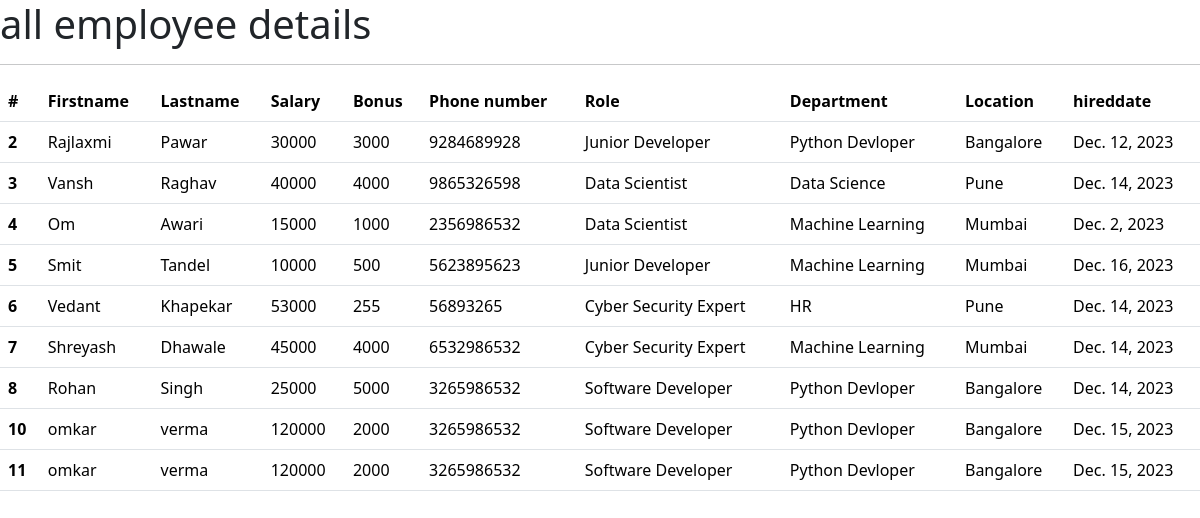
The app's page /all_emp with its own data.
### emp_app/models.py (models this page shows, shortened)
class Employee(models.Model):
  firstname=models.CharField(max_length=255)
  lastname=models.CharField(max_length=255)
  dept = models.ForeignKey(Departments,on_delete=models.CASCADE)
  salary=models.IntegerField(default=0)
  bonus=models.IntegerField(default=0)
  role=models.ForeignKey(Role,on_delete=models.CASCADE)
  phone = models.IntegerField(default=0)
  hire_date=models.DateField()
  def __str__(self):
    return "%s %s %s " %(self.firstname , self.lastname, self.phone)

class Role(models.Model):
  name=models.CharField(max_length=255,null=False)

class Departments(models.Model):
  name=models.CharField(max_length=255,null=False)
  location= models.CharField(max_length=100)

### emp_app/views.py (the view)
# urls.py: path('all_emp',views.all_emp,name='all_emp'),
def all_emp(request):
  emps= Employee.objects.all()
  context= {
    'emps': emps
  }
  print(context)
  return render(request,'view_all_emp.html',context)

### emp_app/templates/view_all_emp.html (shortened to what this page needs)
<!doctype html>
<html lang="en">
  <head>
    <link href="https://cdn.jsdelivr.net/npm/bootstrap@5.3.2/dist/css/bootstrap.min.css" rel="stylesheet">
  </head>
  <body>
    <div class="conatainer"><h1>all employee details</h1>
      <hr>
      <table class="table">
        <thead>
          <tr>
            <th scope="col">#</th>
            <th scope="col">Firstname</th>
            <th scope="col">Lastname</th>
            <th scope="col">Salary</th>
            <th scope="col">Bonus</th>
            <th scope="col">Phone number</th>
            <th scope="col">Role</th>
            <th scope="col">Department</th>
            <th scope="col">Location</th>
            <th scope="col">hireddate</th>
          </tr>
        </thead>
            {% for emp in emps %}
        <tbody>
          <tr>
            <th scope="row">{{emp.id}}</th>
            <td>{{emp.firstname}}</td>
            <td>{{emp.lastname}}</td>
            <td>{{emp.salary}}</td>
            <td>{{emp.bonus}}</td>
            <td>{{emp.phone}}</td>
            <td>{{emp.role.name}}</td>
            <td>{{emp.dept.name}}</td>
            <td>{{emp.dept.location}}</td>
            <td>{{emp.hire_date}}</td>
          </tr>
        </tbody>
            {% endfor %}
      </table>
    </div>
  </body>
</html>

### records on screen
Employee: id "2", firstname "Rajlaxmi", lastname "Pawar", salary "30000", bonus "3000", phone "9284689928", role.name "Junior Developer", dept.name "Python Devloper", dept.location "Bangalore", hire_date "Dec. 12, 2023"
Employee: id "3", firstname "Vansh", lastname "Raghav", salary "40000", bonus "4000", phone "9865326598", role.name "Data Scientist", dept.name "Data Science", dept.location "Pune", hire_date "Dec. 14, 2023"
Employee: id "4", firstname "Om", lastname "Awari", salary "15000", bonus "1000", phone "2356986532", role.name "Data Scientist", dept.name "Machine Learning", dept.location "Mumbai", hire_date "Dec. 2, 2023"
Employee: id "5", firstname "Smit", lastname "Tandel", salary "10000", bonus "500", phone "5623895623", role.name "Junior Developer", dept.name "Machine Learning", dept.location "Mumbai", hire_date "Dec. 16, 2023"
Employee: id "6", firstname "Vedant", lastname "Khapekar", salary "53000", bonus "255", phone "56893265", role.name "Cyber Security Expert", dept.name "HR", dept.location "Pune", hire_date "Dec. 14, 2023"
Employee: id "7", firstname "Shreyash", lastname "Dhawale", salary "45000", bonus "4000", phone "6532986532", role.name "Cyber Security Expert", dept.name "Machine Learning", dept.location "Mumbai", hire_date "Dec. 14, 2023"
Employee: id "8", firstname "Rohan", lastname "Singh", salary "25000", bonus "5000", phone "3265986532", role.name "Software Developer", dept.name "Python Devloper", dept.location "Bangalore", hire_date "Dec. 14, 2023"
Employee: id "10", firstname "omkar", lastname "verma", salary "120000", bonus "2000", phone "3265986532", role.name "Software Developer", dept.name "Python Devloper", dept.location "Bangalore", hire_date "Dec. 15, 2023"
Employee: id "11", firstname "omkar", lastname "verma", salary "120000", bonus "2000", phone "3265986532", role.name "Software Developer", dept.name "Python Devloper", dept.location "Bangalore", hire_date "Dec. 15, 2023"
